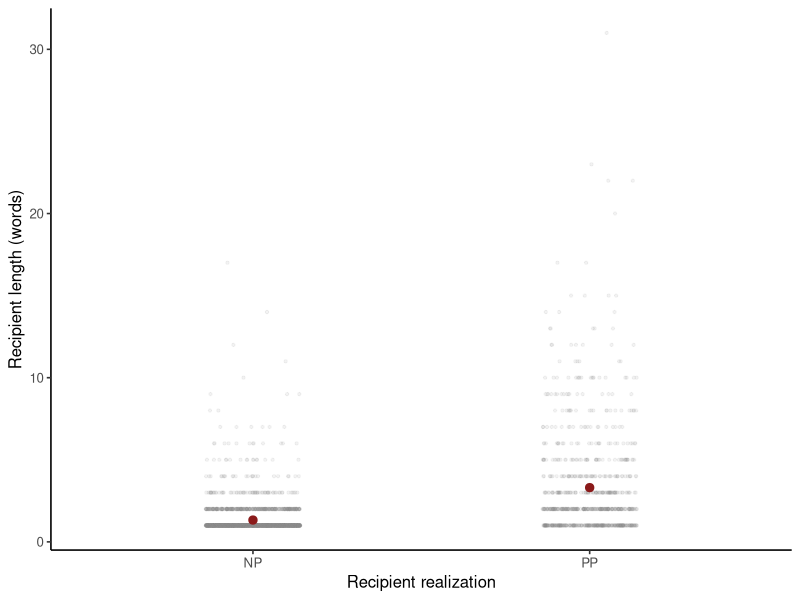

Here is the R script that generated this plot:
## ---- chunk 1
#| label: dative-conditional-expectation
library(ggplot2)

dative <- read.csv(
  "data/english-dative/dative-alternation.csv",
  stringsAsFactors = FALSE,
  na.strings = c("", "NA")
)

conditional <- aggregate(
  recipient_length_words ~ recipient_realization,
  data = dative,
  FUN = function(x) c(n = length(x), expectation = mean(x))
)
conditional <- data.frame(
  realization = conditional$recipient_realization,
  n = conditional$recipient_length_words[, "n"],
  conditional_expectation = conditional$recipient_length_words[, "expectation"]
)
conditional$realization_probability <- conditional$n / sum(conditional$n)
conditional$mixture_contribution <-
  conditional$realization_probability * conditional$conditional_expectation
marginal_expectation <- mean(dative$recipient_length_words)
reconstructed_expectation <- sum(conditional$mixture_contribution)

stopifnot(
  sum(conditional$n) == nrow(dative),
  abs(sum(conditional$realization_probability) - 1) < 1e-12,
  abs(reconstructed_expectation - marginal_expectation) < 1e-12
)

conditional
## ---- chunk 2
#| label: plot-dative-conditional-expectation
#| fig-cap: "Observed recipient lengths by realization. Accent points mark the conditional means."
ggplot(dative, aes(recipient_realization, recipient_length_words)) +
  geom_jitter(width = 0.14, height = 0, color = "grey55", alpha = 0.10, # dqr-allow: algorithm-setting
              size = 0.8) +
  geom_point(data = conditional,
             aes(realization, conditional_expectation),
             color = "#8B1A1A", size = 2.5, inherit.aes = FALSE) +
  labs(x = "Recipient realization", y = "Recipient length (words)") +
  theme_classic(base_size = 12)
